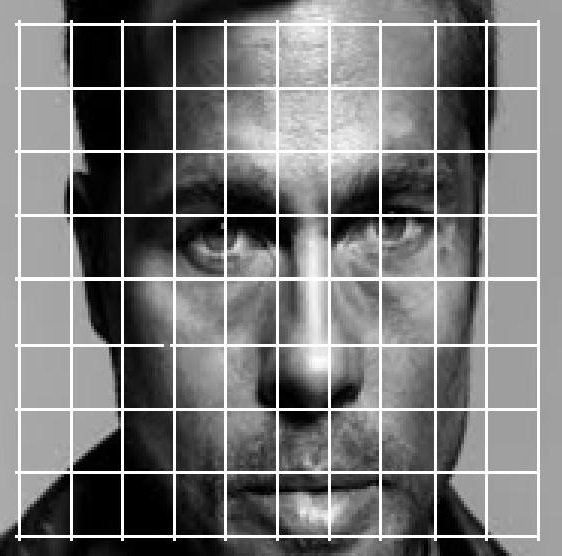
%> input picture Lab 5-A/grid_image.jpg, 562 x 556 px
$ octave check_final.m   (GNU Octave 9; MATLAB toolbox functions it lacks are replaced by stand-ins)
%> lines starting %> are read from the running program, lines starting %| are printed output that depends on the picture
A=rgb2gray(imread('grid_image.jpg')); % image size is 200 x 200
%> A: size 556x562 uint8; min 0, max 255, mean 120.1
B=fftshift(fft2(A));
figure();
imshow(B);
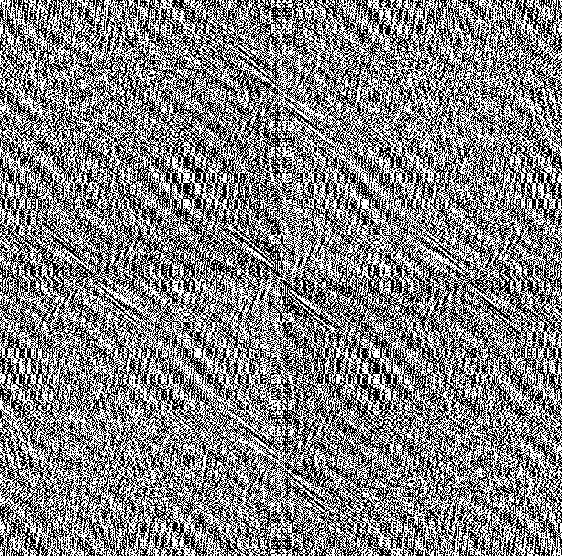
%> displayed picture: size 556x562, on the screen's scale of 0 to 255; min 0, max 255, mean 130.7
mask=zeros(556,562);
mask(190:300,191:300)=1;
figure;
imshow((mask));
C=mask.*B;
D=abs(ifft2(ifftshift(C)));
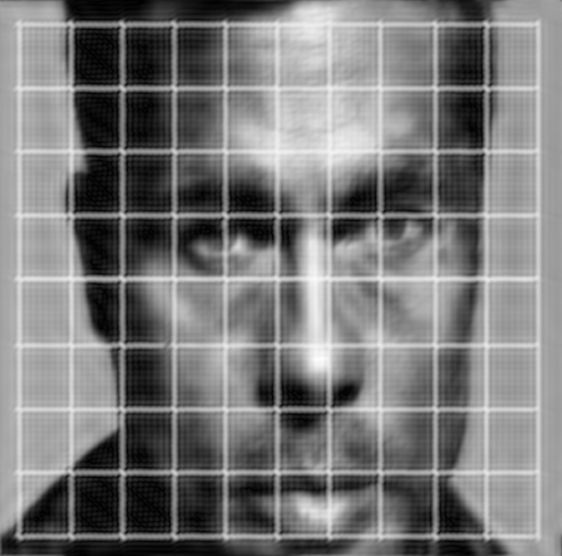
%> D: size 556x562 double; min 0.0904, max 257, mean 122.7; drawn with min black and max white
D=uint8(D);
%> D: size 556x562 uint8
figure();
imshow(D);
